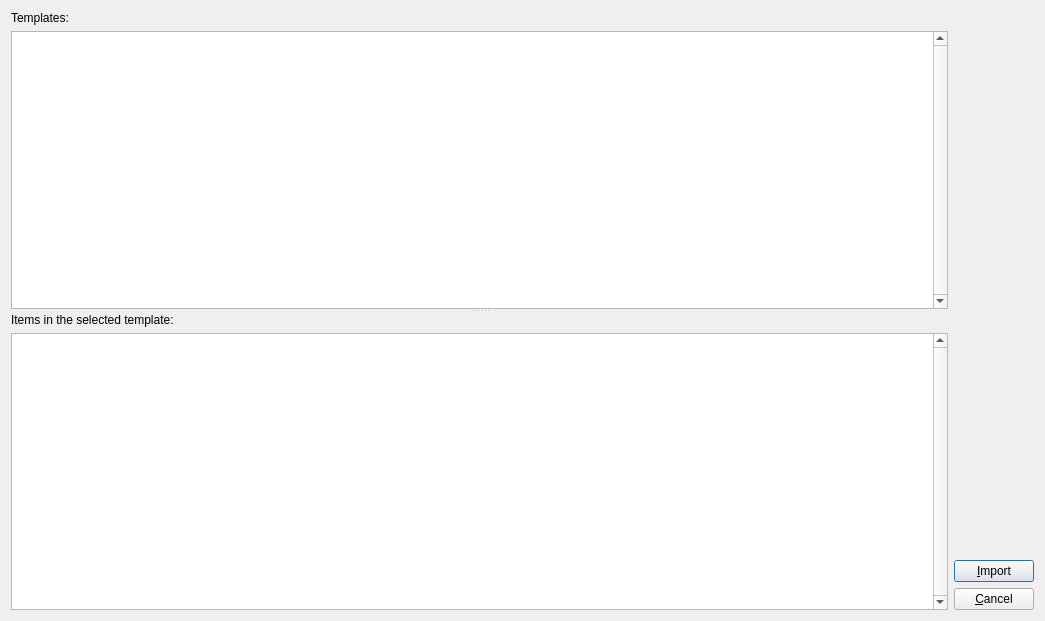
<?xml version="1.0" encoding="UTF-8"?>
<ui version="4.0">
 <class>DlgChooseImportTemplates</class>
 <widget class="QDialog" name="DlgChooseImportTemplates">
  <property name="geometry">
   <rect>
    <x>0</x>
    <y>0</y>
    <width>1045</width>
    <height>621</height>
   </rect>
  </property>
  <property name="windowTitle">
   <string>SkauTan: Import templates</string>
  </property>
  <layout class="QHBoxLayout" name="horizontalLayout">
   <item>
    <widget class="QSplitter" name="splitter">
     <property name="sizePolicy">
      <sizepolicy hsizetype="Expanding" vsizetype="Expanding">
       <horstretch>0</horstretch>
       <verstretch>0</verstretch>
      </sizepolicy>
     </property>
     <property name="orientation">
      <enum>Qt::Vertical</enum>
     </property>
     <widget class="QWidget" name="layoutWidget">
      <layout class="QHBoxLayout" name="horizontalLayout_3">
       <item>
        <layout class="QVBoxLayout" name="verticalLayout_2">
         <item>
          <widget class="QLabel" name="label_2">
           <property name="text">
            <string>Templates:</string>
           </property>
          </widget>
         </item>
         <item>
          <widget class="QTableWidget" name="tblTemplates">
           <property name="verticalScrollBarPolicy">
            <enum>Qt::ScrollBarAlwaysOn</enum>
           </property>
           <property name="horizontalScrollBarPolicy">
            <enum>Qt::ScrollBarAsNeeded</enum>
           </property>
           <property name="editTriggers">
            <set>QAbstractItemView::NoEditTriggers</set>
           </property>
           <property name="selectionBehavior">
            <enum>QAbstractItemView::SelectRows</enum>
           </property>
           <property name="horizontalScrollMode">
            <enum>QAbstractItemView::ScrollPerPixel</enum>
           </property>
           <attribute name="horizontalHeaderHighlightSections">
            <bool>false</bool>
           </attribute>
           <attribute name="verticalHeaderVisible">
            <bool>false</bool>
           </attribute>
           <attribute name="verticalHeaderDefaultSectionSize">
            <number>21</number>
           </attribute>
           <attribute name="verticalHeaderMinimumSectionSize">
            <number>21</number>
           </attribute>
          </widget>
         </item>
        </layout>
       </item>
      </layout>
     </widget>
     <widget class="QWidget" name="layoutWidget">
      <layout class="QHBoxLayout" name="horizontalLayout_2">
       <item>
        <layout class="QVBoxLayout" name="verticalLayout_4">
         <item>
          <widget class="QLabel" name="label">
           <property name="text">
            <string>Items in the selected template:</string>
           </property>
          </widget>
         </item>
         <item>
          <widget class="QTableWidget" name="tblItems">
           <property name="verticalScrollBarPolicy">
            <enum>Qt::ScrollBarAlwaysOn</enum>
           </property>
           <property name="editTriggers">
            <set>QAbstractItemView::NoEditTriggers</set>
           </property>
           <property name="selectionBehavior">
            <enum>QAbstractItemView::SelectRows</enum>
           </property>
           <property name="horizontalScrollMode">
            <enum>QAbstractItemView::ScrollPerPixel</enum>
           </property>
           <attribute name="horizontalHeaderHighlightSections">
            <bool>false</bool>
           </attribute>
           <attribute name="verticalHeaderVisible">
            <bool>false</bool>
           </attribute>
           <attribute name="verticalHeaderDefaultSectionSize">
            <number>21</number>
           </attribute>
           <attribute name="verticalHeaderMinimumSectionSize">
            <number>21</number>
           </attribute>
          </widget>
         </item>
        </layout>
       </item>
      </layout>
     </widget>
    </widget>
   </item>
   <item>
    <layout class="QVBoxLayout" name="verticalLayout">
     <item>
      <spacer name="verticalSpacer">
       <property name="orientation">
        <enum>Qt::Vertical</enum>
       </property>
       <property name="sizeHint" stdset="0">
        <size>
         <width>20</width>
         <height>40</height>
        </size>
       </property>
      </spacer>
     </item>
     <item>
      <widget class="QPushButton" name="btnImport">
       <property name="text">
        <string>&amp;Import</string>
       </property>
      </widget>
     </item>
     <item>
      <widget class="QPushButton" name="btnCancel">
       <property name="text">
        <string>&amp;Cancel</string>
       </property>
      </widget>
     </item>
    </layout>
   </item>
  </layout>
 </widget>
 <resources/>
 <connections/>
</ui>
